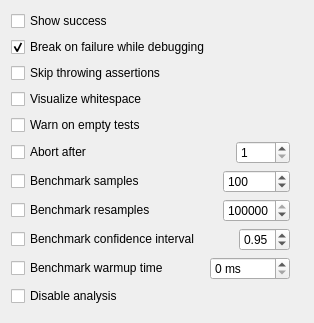
<?xml version="1.0" encoding="UTF-8"?>
<ui version="4.0">
 <class>CatchTestSettingsPage</class>
 <widget class="QWidget" name="CatchTestSettingsPage">
  <property name="geometry">
   <rect>
    <x>0</x>
    <y>0</y>
    <width>314</width>
    <height>323</height>
   </rect>
  </property>
  <layout class="QVBoxLayout" name="verticalLayout_2">
   <item>
    <layout class="QHBoxLayout" name="horizontalLayout_2">
     <item>
      <layout class="QVBoxLayout" name="verticalLayout">
       <item>
        <widget class="QCheckBox" name="showSuccessCB">
         <property name="toolTip">
          <string>Show success for tests.</string>
         </property>
         <property name="text">
          <string>Show success</string>
         </property>
        </widget>
       </item>
       <item>
        <widget class="QCheckBox" name="breakOnFailCB">
         <property name="toolTip">
          <string>Turns failures into debugger breakpoints.</string>
         </property>
         <property name="text">
          <string>Break on failure while debugging</string>
         </property>
         <property name="checked">
          <bool>true</bool>
         </property>
        </widget>
       </item>
       <item>
        <widget class="QCheckBox" name="noThrowCB">
         <property name="toolTip">
          <string>Skips all assertions that test for thrown exceptions.</string>
         </property>
         <property name="text">
          <string>Skip throwing assertions</string>
         </property>
        </widget>
       </item>
       <item>
        <widget class="QCheckBox" name="visibleWhiteCB">
         <property name="toolTip">
          <string>Makes whitespace visible.</string>
         </property>
         <property name="text">
          <string>Visualize whitespace</string>
         </property>
        </widget>
       </item>
       <item>
        <widget class="QCheckBox" name="warnOnEmpty">
         <property name="toolTip">
          <string>Warns if a test section does not check any assertion.</string>
         </property>
         <property name="text">
          <string>Warn on empty tests</string>
         </property>
        </widget>
       </item>
       <item>
        <layout class="QHBoxLayout" name="abortHL">
         <item>
          <widget class="QCheckBox" name="abortCB">
           <property name="toolTip">
            <string>Aborts after the specified number of failures.</string>
           </property>
           <property name="text">
            <string>Abort after</string>
           </property>
          </widget>
         </item>
         <item>
          <spacer name="horizontalSpacer">
           <property name="orientation">
            <enum>Qt::Horizontal</enum>
           </property>
           <property name="sizeHint" stdset="0">
            <size>
             <width>40</width>
             <height>20</height>
            </size>
           </property>
          </spacer>
         </item>
         <item>
          <widget class="QSpinBox" name="abortSB">
           <property name="minimum">
            <number>1</number>
           </property>
           <property name="maximum">
            <number>9999</number>
           </property>
          </widget>
         </item>
        </layout>
       </item>
       <item>
        <layout class="QHBoxLayout" name="samplesHL">
         <item>
          <widget class="QCheckBox" name="samplesCB">
           <property name="toolTip">
            <string>Number of samples to collect while running benchmarks.</string>
           </property>
           <property name="text">
            <string>Benchmark samples</string>
           </property>
          </widget>
         </item>
         <item>
          <spacer name="horizontalSpacer_2">
           <property name="orientation">
            <enum>Qt::Horizontal</enum>
           </property>
           <property name="sizeHint" stdset="0">
            <size>
             <width>40</width>
             <height>20</height>
            </size>
           </property>
          </spacer>
         </item>
         <item>
          <widget class="QSpinBox" name="samplesSB">
           <property name="maximum">
            <number>999999</number>
           </property>
           <property name="value">
            <number>100</number>
           </property>
          </widget>
         </item>
        </layout>
       </item>
       <item>
        <layout class="QHBoxLayout" name="resamplesHL">
         <item>
          <widget class="QCheckBox" name="resamplesCB">
           <property name="toolTip">
            <string>Number of resamples used for statistical bootstrapping.</string>
           </property>
           <property name="text">
            <string>Benchmark resamples</string>
           </property>
          </widget>
         </item>
         <item>
          <spacer name="horizontalSpacer_3">
           <property name="orientation">
            <enum>Qt::Horizontal</enum>
           </property>
           <property name="sizeHint" stdset="0">
            <size>
             <width>40</width>
             <height>20</height>
            </size>
           </property>
          </spacer>
         </item>
         <item>
          <widget class="QSpinBox" name="resamplesSB">
           <property name="toolTip">
            <string>Number of resamples for bootstrapping.</string>
           </property>
           <property name="maximum">
            <number>9999999</number>
           </property>
           <property name="value">
            <number>100000</number>
           </property>
          </widget>
         </item>
        </layout>
       </item>
       <item>
        <layout class="QHBoxLayout" name="confIntHL">
         <item>
          <widget class="QCheckBox" name="confIntCB">
           <property name="toolTip">
            <string>Confidence interval used for statistical bootstrapping.</string>
           </property>
           <property name="text">
            <string>Benchmark confidence interval</string>
           </property>
          </widget>
         </item>
         <item>
          <spacer name="horizontalSpacer_4">
           <property name="orientation">
            <enum>Qt::Horizontal</enum>
           </property>
           <property name="sizeHint" stdset="0">
            <size>
             <width>40</width>
             <height>20</height>
            </size>
           </property>
          </spacer>
         </item>
         <item>
          <widget class="QDoubleSpinBox" name="confIntSB">
           <property name="maximum">
            <double>1.000000000000000</double>
           </property>
           <property name="singleStep">
            <double>0.050000000000000</double>
           </property>
           <property name="value">
            <double>0.950000000000000</double>
           </property>
          </widget>
         </item>
        </layout>
       </item>
       <item>
        <layout class="QHBoxLayout" name="warmupHL">
         <item>
          <widget class="QCheckBox" name="warmupCB">
           <property name="toolTip">
            <string>Warmup time for each test.</string>
           </property>
           <property name="text">
            <string>Benchmark warmup time</string>
           </property>
          </widget>
         </item>
         <item>
          <spacer name="horizontalSpacer_5">
           <property name="orientation">
            <enum>Qt::Horizontal</enum>
           </property>
           <property name="sizeHint" stdset="0">
            <size>
             <width>40</width>
             <height>20</height>
            </size>
           </property>
          </spacer>
         </item>
         <item>
          <widget class="QSpinBox" name="warmupSB">
           <property name="suffix">
            <string> ms</string>
           </property>
           <property name="maximum">
            <number>10000</number>
           </property>
          </widget>
         </item>
        </layout>
       </item>
       <item>
        <widget class="QCheckBox" name="noAnalysisCB">
         <property name="toolTip">
          <string>Disables statistical analysis and bootstrapping.</string>
         </property>
         <property name="text">
          <string>Disable analysis</string>
         </property>
        </widget>
       </item>
      </layout>
     </item>
     <item>
      <spacer name="horizontalSpacer_6">
       <property name="orientation">
        <enum>Qt::Horizontal</enum>
       </property>
       <property name="sizeHint" stdset="0">
        <size>
         <width>20</width>
         <height>20</height>
        </size>
       </property>
      </spacer>
     </item>
    </layout>
   </item>
   <item>
    <spacer name="verticalSpacer">
     <property name="orientation">
      <enum>Qt::Vertical</enum>
     </property>
     <property name="sizeHint" stdset="0">
      <size>
       <width>20</width>
       <height>20</height>
      </size>
     </property>
    </spacer>
   </item>
  </layout>
 </widget>
 <resources/>
 <connections/>
</ui>
